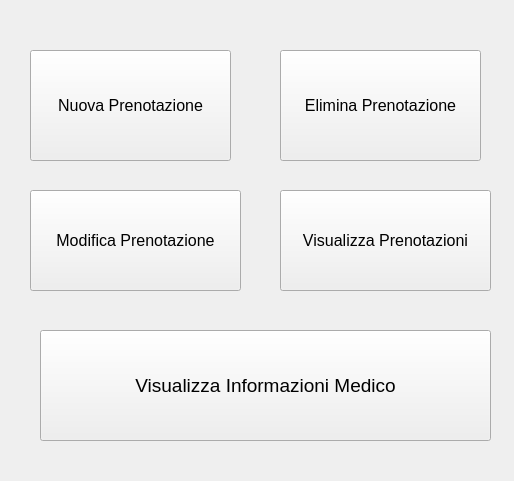
<?xml version="1.0" encoding="UTF-8"?>
<ui version="4.0">
 <class>MenuCliente</class>
 <widget class="QWidget" name="MenuCliente">
  <property name="geometry">
   <rect>
    <x>0</x>
    <y>0</y>
    <width>514</width>
    <height>481</height>
   </rect>
  </property>
  <property name="windowTitle">
   <string>Menu Cliente</string>
  </property>
  <widget class="QPushButton" name="pushButton">
   <property name="geometry">
    <rect>
     <x>30</x>
     <y>50</y>
     <width>201</width>
     <height>111</height>
    </rect>
   </property>
   <property name="font">
    <font>
     <family>MS Shell Dlg 2</family>
     <pointsize>12</pointsize>
    </font>
   </property>
   <property name="text">
    <string>Nuova Prenotazione</string>
   </property>
  </widget>
  <widget class="QPushButton" name="pushButton_2">
   <property name="geometry">
    <rect>
     <x>280</x>
     <y>50</y>
     <width>201</width>
     <height>111</height>
    </rect>
   </property>
   <property name="font">
    <font>
     <pointsize>12</pointsize>
    </font>
   </property>
   <property name="text">
    <string>Elimina Prenotazione</string>
   </property>
  </widget>
  <widget class="QPushButton" name="pushButton_3">
   <property name="geometry">
    <rect>
     <x>30</x>
     <y>190</y>
     <width>211</width>
     <height>101</height>
    </rect>
   </property>
   <property name="font">
    <font>
     <pointsize>12</pointsize>
    </font>
   </property>
   <property name="text">
    <string>Modifica Prenotazione</string>
   </property>
  </widget>
  <widget class="QPushButton" name="pushButton_4">
   <property name="geometry">
    <rect>
     <x>280</x>
     <y>190</y>
     <width>211</width>
     <height>101</height>
    </rect>
   </property>
   <property name="font">
    <font>
     <pointsize>12</pointsize>
    </font>
   </property>
   <property name="text">
    <string>Visualizza Prenotazioni</string>
   </property>
  </widget>
  <widget class="QPushButton" name="pushButton_5">
   <property name="geometry">
    <rect>
     <x>40</x>
     <y>330</y>
     <width>451</width>
     <height>111</height>
    </rect>
   </property>
   <property name="font">
    <font>
     <pointsize>14</pointsize>
    </font>
   </property>
   <property name="text">
    <string>Visualizza Informazioni Medico</string>
   </property>
  </widget>
 </widget>
 <resources/>
 <connections/>
</ui>
